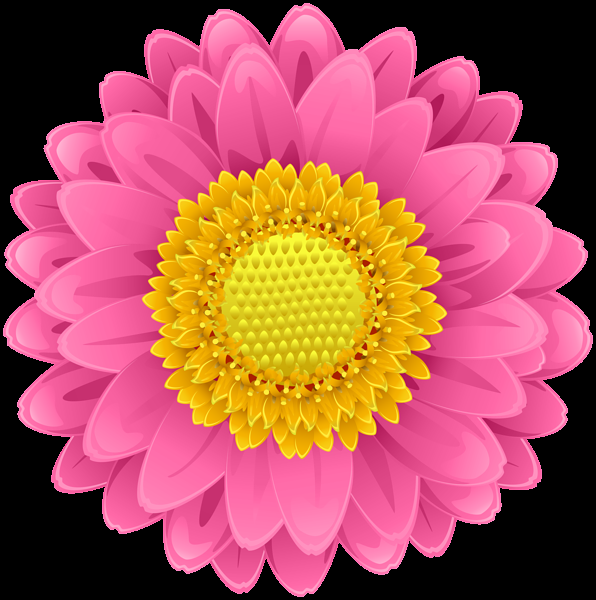
#> input picture flower1.jpg, 596 x 600 px
$ jupyter execute SIFT.ipynb
#> lines starting #> are read from the running program, lines starting #| are printed output that depends on the picture
## Name : Priyank Maheshwari
## Section : A
## Roll No. : 52
## Subject : Computer Vision

## AIM : Implement the SIFT algorithm to detect and match key points between two images.

[cell 1]
import numpy as np
import cv2
import matplotlib.pyplot as plt

[cell 2]
img1 = cv2.imread('flower1.jpg')
#> img1 is the input picture: shape (600, 596, 3); mean B, G, R 86.9, 85.3, 170.3
img1= cv2.cvtColor(img1, cv2.COLOR_BGR2RGB)
img2 = cv2.imread('flower2.jpg')
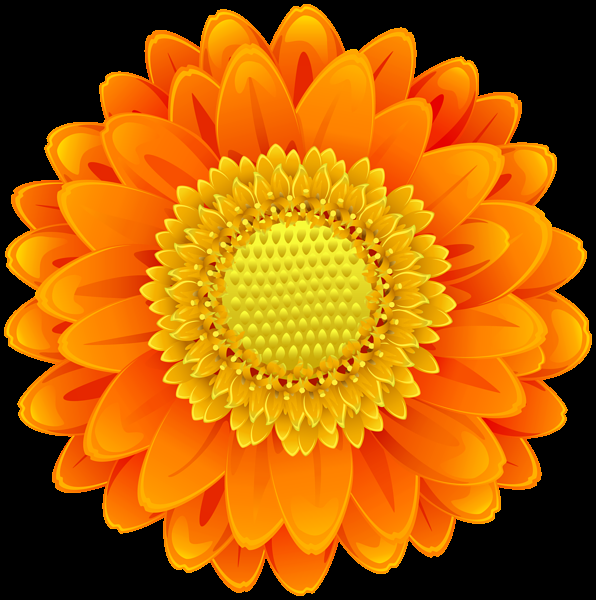
#> input picture flower2.jpg, 596 x 600 px
#> img2 is the input picture: shape (600, 596, 3); mean B, G, R 3.1, 96, 173.2
img2= cv2.cvtColor(img2, cv2.COLOR_BGR2RGB)

[cell 3]
plt.figure(figsize=(8,5))
plt.subplot(1,2,1)
plt.imshow(img1)
plt.title("Original Image 1")
plt.axis('off')
plt.subplot(1,2,2)
plt.imshow(img2)
plt.title("Original Image 2")
plt.axis('off')
plt.show()
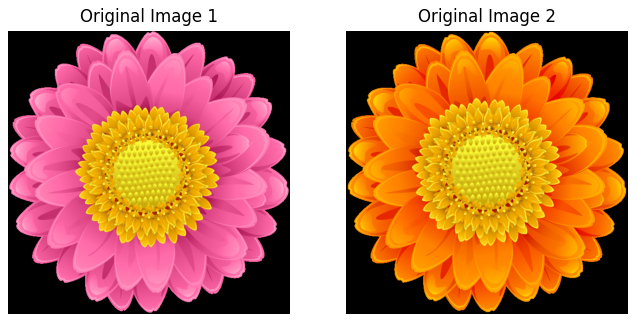
#> figure drawn by matplotlib, 2 panels

[cell 4]
sift = cv2.SIFT_create()

[cell 5]
kp1 , ds1 = sift.detectAndCompute(img1,None)
#> kp1 = 1319 keypoints; strongest (x, y, size): (541, 163, 24.9), (64, 144, 26.3), (377, 291, 2.9), (459, 72, 23.5)
kp2 , ds2 = sift.detectAndCompute(img2,None)
#> kp2 = 1366 keypoints; strongest (x, y, size): (384, 281, 3), (372, 252, 4.4), (371, 340, 3.8), (351, 361, 4)

[cell 6]
bf = cv2.BFMatcher()
matches = bf.knnMatch(ds1,ds2,k=2)
#> matches = 1319 matches
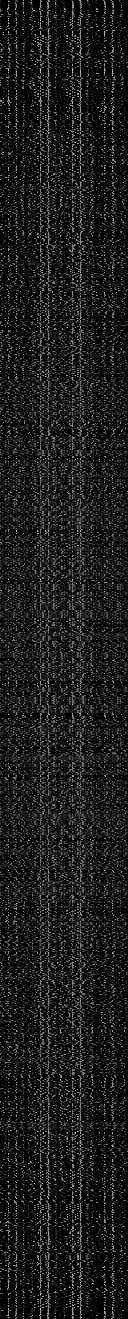
#> ds1: shape (1319, 128) float32; min 0, max 203, mean 27.6

[cell 7]
good_matches = []

for m,n in matches :
    if m.distance < 0.6 * n.distance :
        good_matches.append(m)
#> after the loop, good_matches = 580 matches

[cell 8]
img_matched = cv2.drawMatches(img1, kp1, img2, kp2, good_matches, None, flags=cv2.DrawMatchesFlags_NOT_DRAW_SINGLE_POINTS)
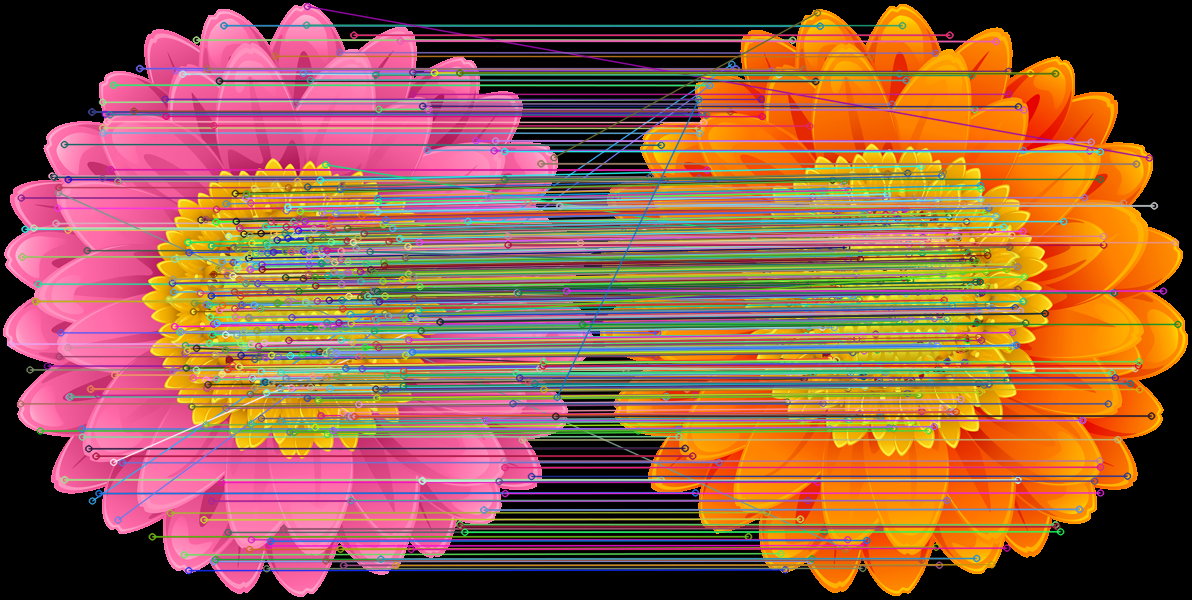
#> img_matched: shape (600, 1192, 3); mean R, G, B 148, 94.1, 71.1

[cell 9]
plt.figure(figsize=(12,6))
plt.imshow(img_matched)
plt.title('SIFT Keypoint Matches')
plt.axis('off')
plt.show()

### Changing the threshold and observing changes .

[cell 10]
good_matches = []

for m,n in matches :
    if m.distance < 0.8 * n.distance :
        good_matches.append(m)
#> after the loop, good_matches = 808 matches

[cell 11]
img_matched = cv2.drawMatches(img1, kp1, img2, kp2, good_matches, None, flags=cv2.DrawMatchesFlags_NOT_DRAW_SINGLE_POINTS)
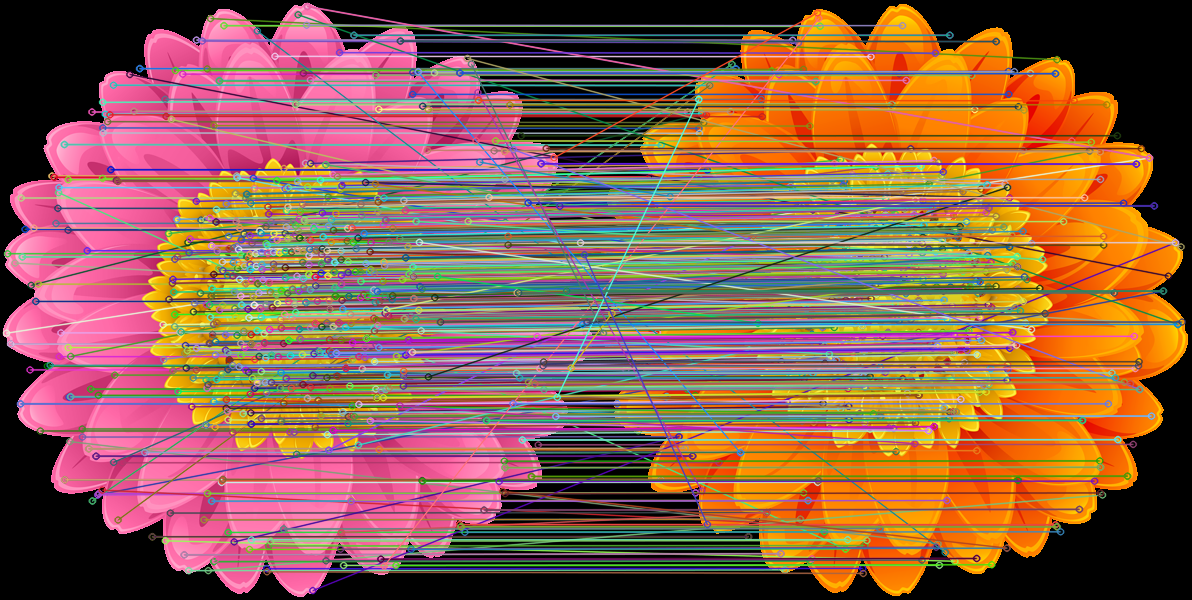
#> img_matched: shape (600, 1192, 3); mean R, G, B 140.2, 94.8, 75.2
